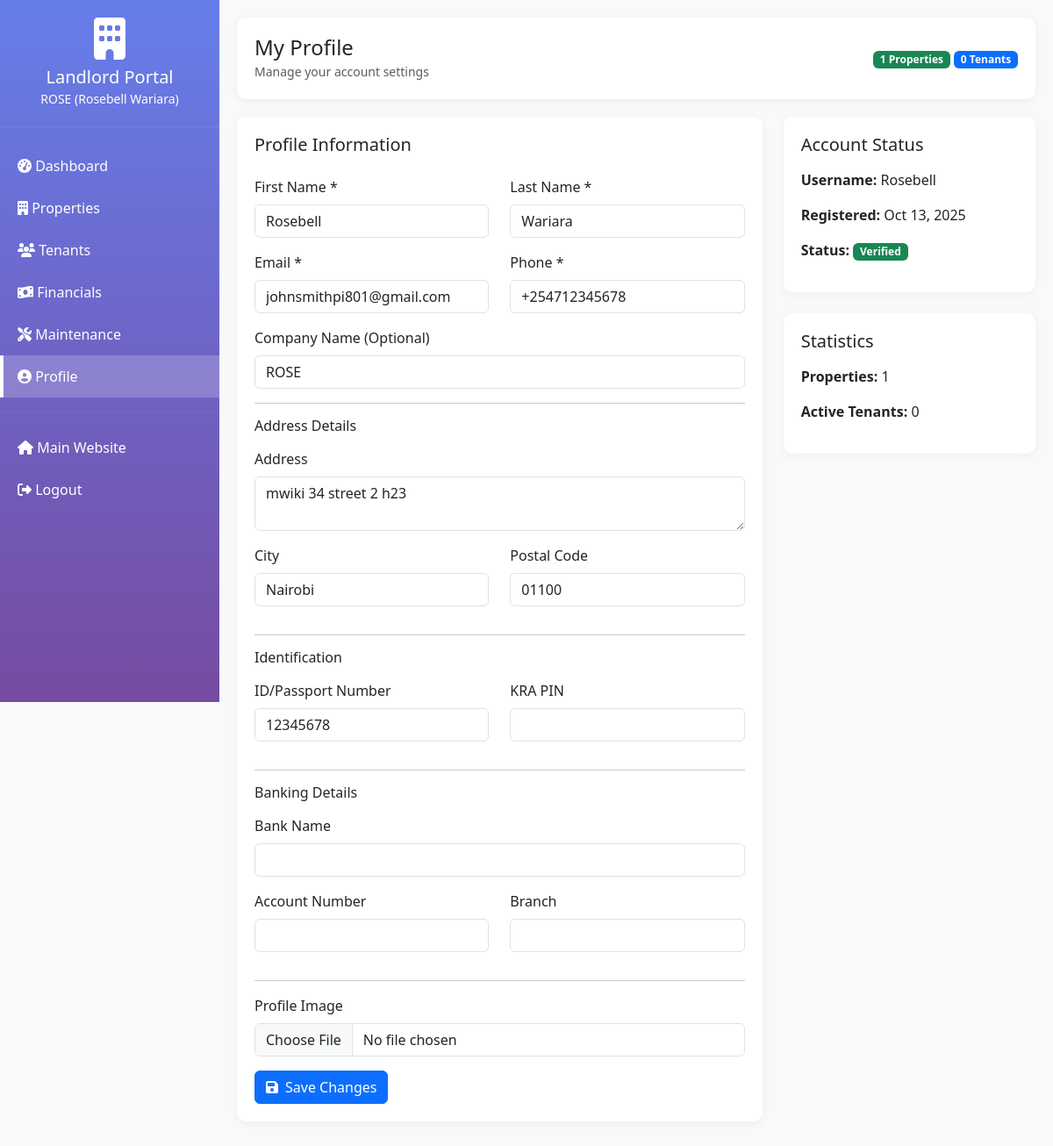
The page /landlord/profile/ (signed in) on the database its author committed.
### listings/models.py (models this page shows, shortened)
class Landlord(models.Model):
    user = models.OneToOneField(User, on_delete=models.CASCADE, related_name='landlord_profile')
    phone = models.CharField(max_length=20)
    id_number = models.CharField(max_length=20, blank=True, verbose_name="ID/Passport Number")
    kra_pin = models.CharField(max_length=20, blank=True, verbose_name="KRA PIN")
    bank_name = models.CharField(max_length=100, blank=True)
    bank_account = models.CharField(max_length=50, blank=True)
    bank_branch = models.CharField(max_length=100, blank=True)
    address = models.TextField(blank=True)
    city = models.CharField(max_length=100, blank=True)
    postal_code = models.CharField(max_length=20, blank=True)
    profile_image = models.ImageField(upload_to='landlords/', blank=True, null=True)
    company_name = models.CharField(max_length=200, blank=True, help_text="If representing a company")
    is_active = models.BooleanField(default=True)
    is_verified = models.BooleanField(default=False, help_text="Admin must verify landlord")
    created_at = models.DateTimeField(auto_now_add=True)
    updated_at = models.DateTimeField(auto_now=True)
    class Meta:
        ordering = ['-created_at']
        verbose_name = "Landlord"
        verbose_name_plural = "Landlords"
    @property
    def full_name(self):
        if self.company_name:
            return f"{self.company_name} ({self.user.get_full_name()})"
        return self.user.get_full_name() or self.user.username
    @property
    def total_properties(self):
        return self.properties.count()
    @property
    def total_tenants(self):
        from listings.models import Tenant
        return Tenant.objects.filter(leases__property_item__landlord=self, leases__status='active').distinct().count()

### listings/landlord_views.py (the view, shortened to what this page needs)
# urls.py: path('profile/', landlord_views.landlord_profile, name='profile'),
@login_required(login_url='/landlord/login/')
def landlord_profile(request):
    try:
        landlord = Landlord.objects.get(user=request.user)
    except Landlord.DoesNotExist:
        messages.error(request, 'You are not registered as a landlord.')
        return redirect('listings:home')
    context = {
        'landlord': landlord,
    }
    return render(request, 'landlord/profile.html', context)

### listings/templates/landlord/profile.html (shortened to what this page needs)
{% extends 'landlord/base.html' %}
{% block page_title %}My Profile{% endblock %}
{% block page_subtitle %}Manage your account settings{% endblock %}
{% block content %}
<div class="row">
    <div class="col-md-8">
        <div class="data-card">
            <h5 class="mb-4">Profile Information</h5>
            <form method="POST" enctype="multipart/form-data">
                <div class="row">
                    <div class="col-md-6 mb-3">
                        <label class="form-label">First Name *</label>
                        <input type="text" name="first_name" class="form-control" value="{{ landlord.user.first_name }}" required>
                    </div>
                    <div class="col-md-6 mb-3">
                        <label class="form-label">Last Name *</label>
                        <input type="text" name="last_name" class="form-control" value="{{ landlord.user.last_name }}" required>
                    </div>
                </div>
                <div class="row">
                    <div class="col-md-6 mb-3">
                        <label class="form-label">Email *</label>
                        <input type="email" name="email" class="form-control" value="{{ landlord.user.email }}" required>
                    </div>
                    <div class="col-md-6 mb-3">
                        <label class="form-label">Phone *</label>
                        <input type="tel" name="phone" class="form-control" value="{{ landlord.phone }}" required>
                    </div>
                </div>
                <div class="mb-3">
                    <label class="form-label">Company Name (Optional)</label>
                    <input type="text" name="company_name" class="form-control" value="{{ landlord.company_name }}">
                </div>
                <hr>
                <h6 class="mb-3">Address Details</h6>
                <div class="mb-3">
                    <label class="form-label">Address</label>
                    <textarea name="address" class="form-control" rows="2">{{ landlord.address }}</textarea>
                </div>
                <div class="row">
                    <div class="col-md-6 mb-3">
                        <label class="form-label">City</label>
                        <input type="text" name="city" class="form-control" value="{{ landlord.city }}">
                    </div>
                    <div class="col-md-6 mb-3">
                        <label class="form-label">Postal Code</label>
                        <input type="text" name="postal_code" class="form-control" value="{{ landlord.postal_code }}">
                    </div>
                </div>
                <hr>
                <h6 class="mb-3">Identification</h6>
                <div class="row">
                    <div class="col-md-6 mb-3">
                        <label class="form-label">ID/Passport Number</label>
                        <input type="text" name="id_number" class="form-control" value="{{ landlord.id_number }}">
                    </div>
                    <div class="col-md-6 mb-3">
                        <label class="form-label">KRA PIN</label>
                        <input type="text" name="kra_pin" class="form-control" value="{{ landlord.kra_pin }}">
                    </div>
                </div>
                <hr>
                <h6 class="mb-3">Banking Details</h6>
                <div class="mb-3">
                    <label class="form-label">Bank Name</label>
                    <input type="text" name="bank_name" class="form-control" value="{{ landlord.bank_name }}">
                </div>
                <div class="row">
                    <div class="col-md-6 mb-3">
                        <label class="form-label">Account Number</label>
                        <input type="text" name="bank_account" class="form-control" value="{{ landlord.bank_account }}">
                    </div>
                    <div class="col-md-6 mb-3">
                        <label class="form-label">Branch</label>
                        <input type="text" name="bank_branch" class="form-control" value="{{ landlord.bank_branch }}">
                    </div>
                </div>
                <hr>
                <div class="mb-3">
                    <label class="form-label">Profile Image</label>
                    <input type="file" name="profile_image" class="form-control" accept="image/*">
                </div>
                <button type="submit" class="btn btn-primary">
                    <i class="fas fa-save me-2"></i>Save Changes
                </button>
            </form>
        </div>
    </div>
    <div class="col-md-4">
        <div class="data-card mb-4">
            <h5 class="mb-3">Account Status</h5>
            <p><strong>Username:</strong> {{ landlord.user.username }}</p>
            <p><strong>Registered:</strong> {{ landlord.created_at|date:"M d, Y" }}</p>
            <p><strong>Status:</strong>
                {% if landlord.is_verified %}
                    <span class="badge bg-success">Verified</span>
                {% else %}
                    <span class="badge bg-warning">Pending Verification</span>
                {% endif %}
            </p>
        </div>
        <div class="data-card">
            <h5 class="mb-3">Statistics</h5>
            <p><strong>Properties:</strong> {{ landlord.total_properties }}</p>
            <p><strong>Active Tenants:</strong> {{ landlord.total_tenants }}</p>
        </div>
    </div>
</div>
{% endblock %}

### listings/templates/landlord/base.html (shortened to what this page needs)
{% load static %}
<!DOCTYPE html>
<html lang="en">
<head>
    <link href="https://cdn.jsdelivr.net/npm/bootstrap@5.3.0/dist/css/bootstrap.min.css" rel="stylesheet">
    <link rel="stylesheet" href="https://cdnjs.cloudflare.com/ajax/libs/font-awesome/6.4.0/css/all.min.css">
</head>
<body>
    <div class="sidebar">
        <div class="sidebar-header">
            <i class="fas fa-building fa-3x mb-2"></i>
            <h5 class="mb-0">Landlord Portal</h5>
            <small>{{ landlord.full_name }}</small>
        </div>
        <div class="sidebar-menu">
            <a href="{% url 'listings:landlord:dashboard' %}" class="{% if request.resolver_match.url_name == 'dashboard' %}active{% endif %}">
                <i class="fas fa-tachometer-alt"></i> Dashboard
            </a>
            <a href="{% url 'listings:landlord:properties' %}" class="{% if 'properties' in request.path %}active{% endif %}">
                <i class="fas fa-building"></i> Properties
            </a>
            <a href="{% url 'listings:landlord:tenants' %}" class="{% if 'tenants' in request.path %}active{% endif %}">
                <i class="fas fa-users"></i> Tenants
            </a>
            <a href="{% url 'listings:landlord:financials' %}" class="{% if request.resolver_match.url_name == 'financials' %}active{% endif %}">
                <i class="fas fa-money-bill-wave"></i> Financials
            </a>
            <a href="{% url 'listings:landlord:maintenance' %}" class="{% if request.resolver_match.url_name == 'maintenance' %}active{% endif %}">
                <i class="fas fa-tools"></i> Maintenance
            </a>
            <a href="{% url 'listings:landlord:profile' %}" class="{% if request.resolver_match.url_name == 'profile' %}active{% endif %}">
                <i class="fas fa-user-circle"></i> Profile
            </a>
            <hr style="border-color: rgba(255,255,255,0.2);">
            <a href="{% url 'listings:home' %}">
                <i class="fas fa-home"></i> Main Website
            </a>
            <a href="{% url 'listings:landlord:logout' %}">
                <i class="fas fa-sign-out-alt"></i> Logout
            </a>
        </div>
    </div>
    <div class="main-content">
        <div class="header-bar">
            <div class="d-flex justify-content-between align-items-center">
                <div>
                    <h4 class="mb-0">{% block page_title %}Dashboard{% endblock %}</h4>
                    <small class="text-muted">{% block page_subtitle %}Welcome to your landlord portal{% endblock %}</small>
                </div>
                <div>
                    <span class="badge bg-success">{{ landlord.total_properties }} Properties</span>
                    <span class="badge bg-primary">{{ landlord.total_tenants }} Tenants</span>
                </div>
            </div>
        </div>
        {% block content %}{% endblock %}
    </div>
</body>
</html>

### listings/templates/landlord/base.html (style rules this page uses)
:root { --primary-color: #667eea; --secondary-color: #764ba2; }
body { background-color: #f8f9fa; }
.sidebar { height: 100vh; position: fixed; top: 0; left: 0; width: 250px; background: linear-gradient(180deg, var(--primary-color) 0%, var(--secondary-color) 100%); color: white; overflow-y: auto; z-index: 1000; }
.sidebar-header { padding: 20px; text-align: center; border-bottom: 1px solid rgba(255,255,255,0.1); }
.sidebar-menu { padding: 20px 0; }
.sidebar-menu a { display: block; padding: 12px 20px; color: white; text-decoration: none; transition: all 0.3s; }
.sidebar-menu a:hover, .sidebar-menu a.active { background: rgba(255,255,255,0.2); border-left: 4px solid white; padding-left: 16px; }
.main-content { margin-left: 250px; padding: 20px; min-height: 100vh; }
.header-bar { background: white; border-radius: 10px; padding: 20px; margin-bottom: 20px; box-shadow: 0 2px 10px rgba(0,0,0,0.05); }
.data-card { background: white; border-radius: 10px; padding: 20px; box-shadow: 0 2px 10px rgba(0,0,0,0.05); margin-bottom: 20px; }

### rows shown on the page
Landlord: full_name "ROSE (Rosebell Wariara)", total_properties "1", total_tenants "0", first_name "Rosebell", last_name "Wariara", email "johnsmithpi801@gmail.com", phone "+254712345678", company_name "ROSE", address "mwiki 34 street 2 h23", city "Nairobi", postal_code "01100", id_number "12345678", user.username "Rosebell", created_at "Oct 13, 2025"
